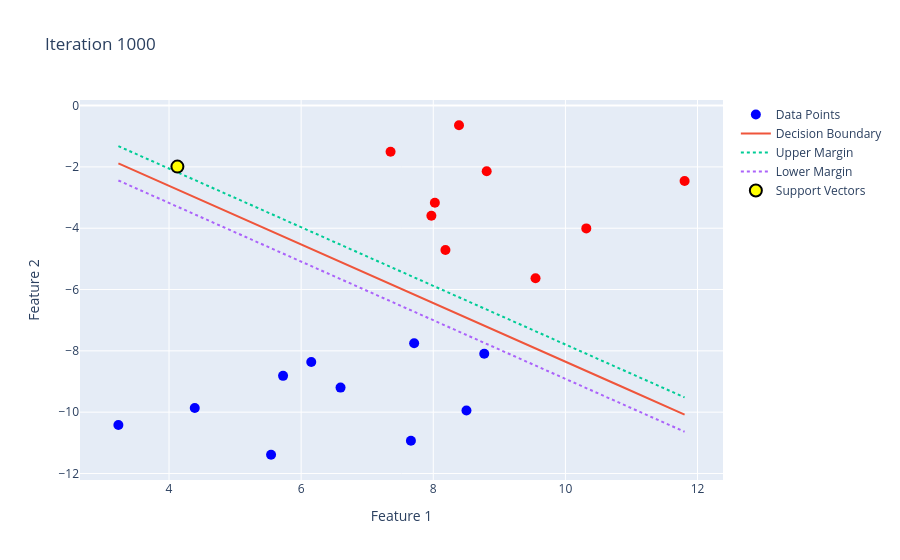

The notebook cell this image was saved under:
### Markdown cell above
## SVM Hard Margin Using Hinge Loss and gradient descent

### Code cell
import numpy as np
import plotly.graph_objects as go
from IPython.display import clear_output
import time
from sklearn.datasets import make_blobs

class LinearSVM:
    # Constructor with initialization of hyperparameters and model parameters
    def __init__(self, learning_rate=0.01, lambda_param=0.01, n_iters=1000):
        self.lr = learning_rate  # Learning rate for the gradient descent
        self.lambda_param = lambda_param  # Regularization strength
        self.n_iters = n_iters  # Number of iterations for training
        self.w = None  # Weight vector
        self.b = None  # Bias term

    # Method to fit the SVM to the data
    def fit(self, X, y):
        n_samples, n_features = X.shape  # Get the number of samples and features
        y_ = np.where(y <= 0, -1, 1)  # Convert binary labels to -1 and 1
        self.w = np.random.randn(n_features)  # Initialize weights randomly
        self.b = 0  # Initialize bias to zero

        # Training loop
        for i in range(self.n_iters):
            for idx, x_i in enumerate(X):
                condition = y_[idx] * (np.dot(x_i, self.w) + self.b) >= 1  # Margin condition
                if condition:
                    # Update weights for correctly classified points with margin constraint satisfied
                    self.w -= self.lr * (2 * self.lambda_param * self.w)
                else:
                    # Update for misclassified points or points within the margin
                    self.w -= self.lr * (2 * self.lambda_param * self.w - np.dot(x_i, y_[idx]))
                    self.b -= self.lr * y_[idx]
            # Visualize every iteration
            if i % 1 == 0:
                self.visualize(X, y_, i)
                time.sleep(0.1)  # Delay for visualization

    # Visualization method using Plotly
    def visualize(self, X, y, iteration):
        clear_output(wait=True)
        fig = go.Figure()

        # Plot data points with colors based on labels
        fig.add_trace(go.Scatter(x=X[:, 0], y=X[:, 1], mode='markers',
                                 marker=dict(color=['blue' if label == 1 else 'red' for label in y], size=10),
                                 name='Data Points'))

        # Calculate and plot decision boundary and margins
        x_values = np.linspace(X[:, 0].min(), X[:, 0].max(), 200)
        y_values = -(self.w[0] * x_values + self.b) / self.w[1]
        margin = 1 / np.linalg.norm(self.w)
        y_margin_up = y_values + margin
        y_margin_down = y_values - margin
        fig.add_trace(go.Scatter(x=x_values, y=y_values, mode='lines', name='Decision Boundary'))
        fig.add_trace(go.Scatter(x=x_values, y=y_margin_up, mode='lines', line=dict(dash='dot'), name='Upper Margin'))
        fig.add_trace(go.Scatter(x=x_values, y=y_margin_down, mode='lines', line=dict(dash='dot'), name='Lower Margin'))

        # Highlight support vectors
        distances = y * (np.dot(X, self.w) + self.b)
        support_vectors = X[np.abs(distances - 1) <= 0.05]
        fig.add_trace(go.Scatter(x=support_vectors[:, 0], y=support_vectors[:, 1], mode='markers',
                                 marker=dict(color='yellow', size=12, line=dict(color='black', width=2)),
                                 name='Support Vectors'))

        # Update plot layout
        fig.update_layout(title=f'Iteration {iteration + 1}', xaxis_title='Feature 1', yaxis_title='Feature 2',
                          showlegend=True)
        fig.show()

# Encode synthetic data for SVM
y = np.where(y == 0, -1, 1)

# Create and fit the SVM model
svm = LinearSVM(learning_rate=0.005, lambda_param=0.01, n_iters=1000)
svm.fit(X, y)

### Figure 1 — Plotly figure (JSON) as saved in the notebook; plotly's stock layout.template omitted (floating-point values rounded to 4 significant figures; data arrays with more than 128 entries replaced by an {"elided": "..."} marker saying what was removed)
{"data": [{"marker": {"color": ["blue", "blue", "blue", "red", "blue", "red", "red", "red", "blue", "red", "blue", "blue", "blue", "red", "red", "red", "blue", "red", "blue", "red"], "size": 10}, "mode": "markers", "name": "Data Points", "type": "scatter", "x": [8.771, 5.726, 7.662, 8.184, 3.234, 7.971, 10.32, 8.024, 5.545, 11.8, 8.502, 7.71, 6.596, 9.548, 4.127, 8.389, 6.153, 8.809, 4.39, 7.353], "y": [-8.097, -8.816, -10.93, -4.709, -10.42, -3.593, -4.005, -3.167, -11.39, -2.458, -9.946, -7.751, -9.199, -5.632, -1.991, -0.6415, -8.365, -2.144, -9.862, -1.504]}, {"mode": "lines", "name": "Decision Boundary", "type": "scatter", "x": {"elided": "200 float values"}, "y": {"elided": "200 float values"}}, {"line": {"dash": "dot"}, "mode": "lines", "name": "Upper Margin", "type": "scatter", "x": {"elided": "200 float values"}, "y": {"elided": "200 float values"}}, {"line": {"dash": "dot"}, "mode": "lines", "name": "Lower Margin", "type": "scatter", "x": {"elided": "200 float values"}, "y": {"elided": "200 float values"}}, {"marker": {"color": "yellow", "line": {"color": "black", "width": 2}, "size": 12}, "mode": "markers", "name": "Support Vectors", "type": "scatter", "x": [4.127], "y": [-1.991]}], "layout": {"showlegend": true, "title": {"text": "Iteration 1000"}, "xaxis": {"title": {"text": "Feature 1"}}, "yaxis": {"title": {"text": "Feature 2"}}}}
